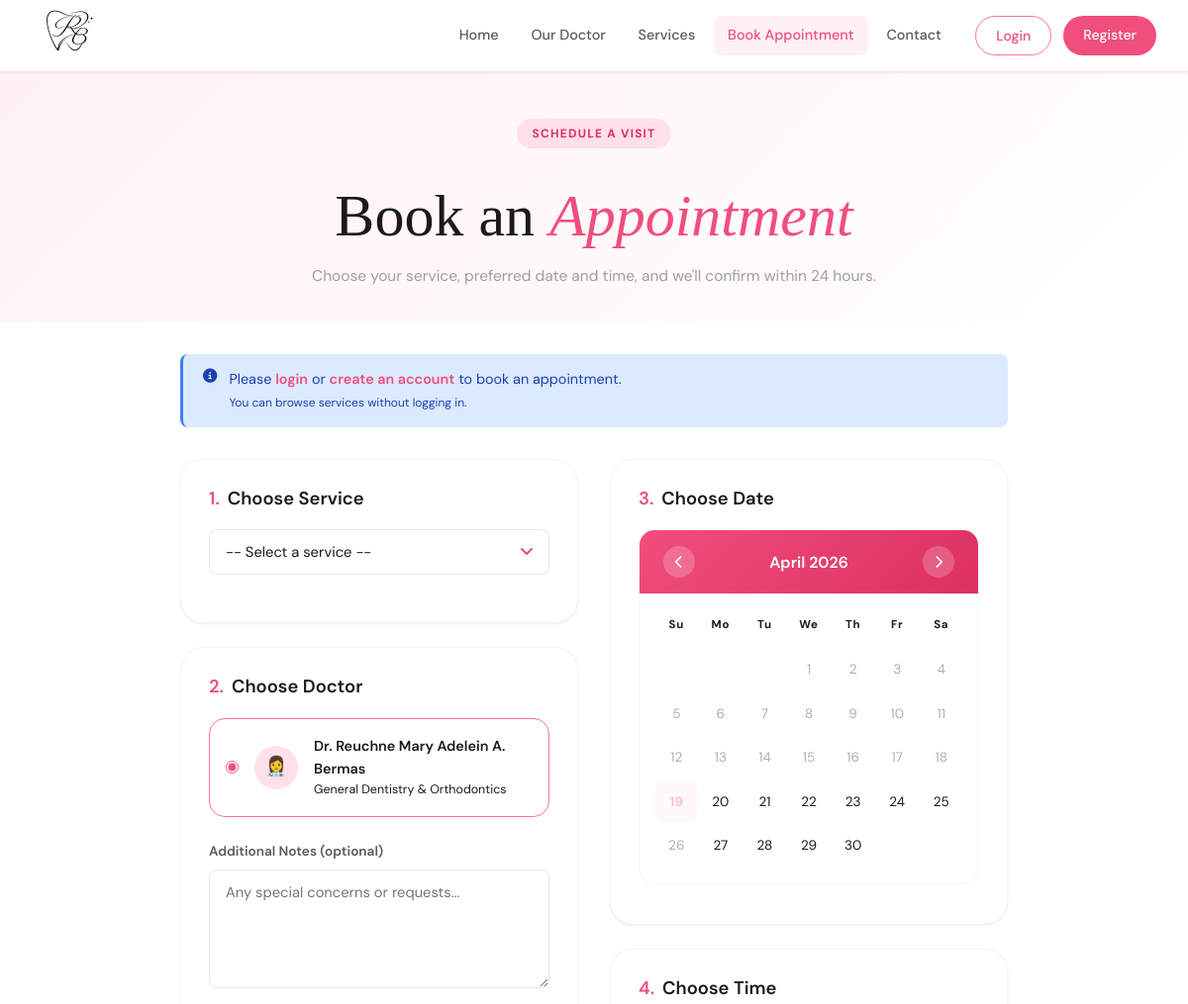
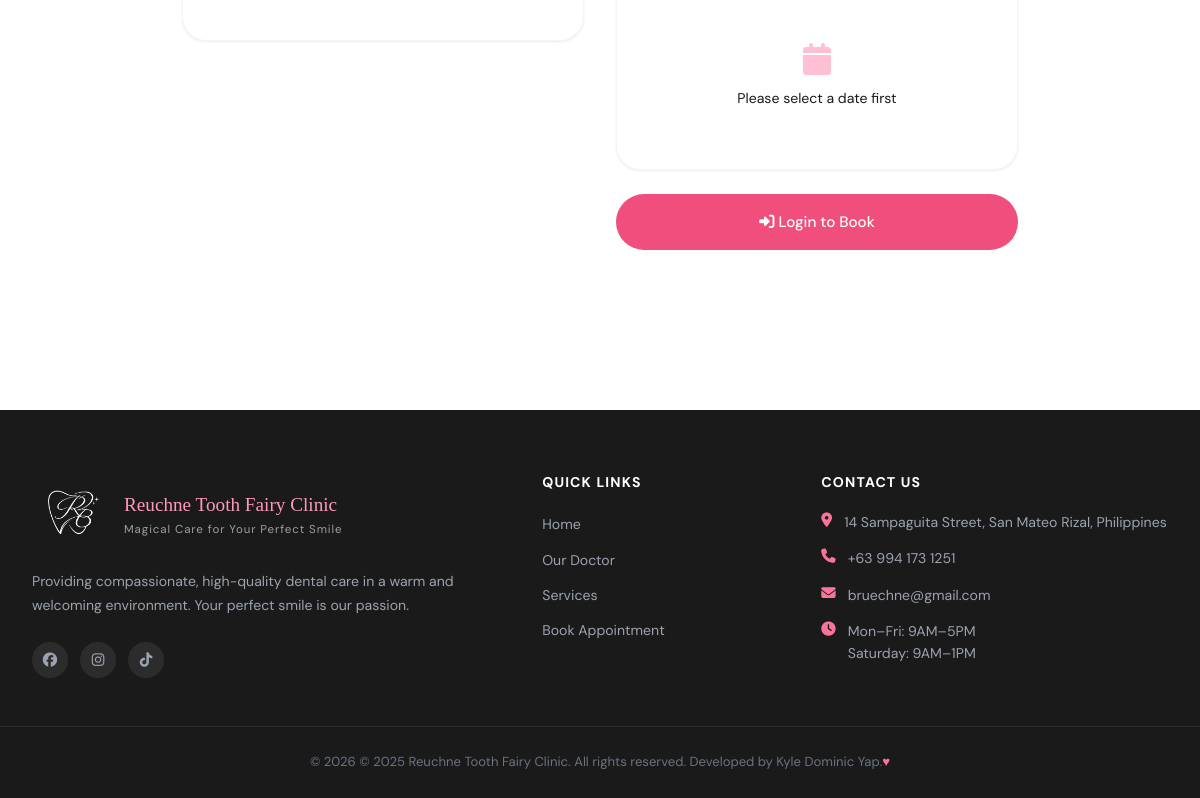
Page /pages/book.php on the committed database (2 pictures, top to bottom).
### tables this page shows
CREATE TABLE users (
    id INT AUTO_INCREMENT PRIMARY KEY,
    username VARCHAR(100) NOT NULL UNIQUE,
    email VARCHAR(150) NOT NULL UNIQUE,
    password VARCHAR(255) NOT NULL,
    role ENUM('admin','doctor','patient') NOT NULL DEFAULT 'patient',
    is_active TINYINT(1) DEFAULT 1,
    created_at TIMESTAMP DEFAULT CURRENT_TIMESTAMP,
    updated_at TIMESTAMP DEFAULT CURRENT_TIMESTAMP ON UPDATE CURRENT_TIMESTAMP
);

CREATE TABLE doctor_profiles (
    id INT AUTO_INCREMENT PRIMARY KEY,
    user_id INT NOT NULL,
    full_name VARCHAR(200) NOT NULL,
    specialty VARCHAR(200),
    education TEXT,
    bio TEXT,
    mission TEXT,
    vision TEXT,
    experience_years INT DEFAULT 0,
    qualifications TEXT,
    profile_photo VARCHAR(255),
    gallery_photos TEXT COMMENT 'JSON array of image paths',
    is_featured TINYINT(1) DEFAULT 0,
    created_at TIMESTAMP DEFAULT CURRENT_TIMESTAMP,
    FOREIGN KEY (user_id) REFERENCES users(id) ON DELETE CASCADE
);

### includes/auth.php (called while the page is built, shortened)
<?php
function isLoggedIn() {
    return isset($_SESSION['user_id']) && !empty($_SESSION['user_id']);
}
function sanitize($input) {
    return htmlspecialchars(strip_tags(trim($input)));
}

### pages/book.php (the view, shortened to what this page needs)
<?php
require_once __DIR__ . '/../includes/auth.php';
$db = getDB();
$doctors  = $db->query("SELECT u.id, dp.full_name, dp.specialty FROM users u JOIN doctor_profiles dp ON u.id=dp.user_id WHERE u.role='doctor' AND u.is_active=1")->fetch_all(MYSQLI_ASSOC);
require_once __DIR__ . '/../includes/header.php';
?>
<div style="padding-top:calc(72px + 3rem);background:linear-gradient(135deg,var(--pink-50),white);padding-bottom:2rem">
    <div class="container">
        <div style="text-align:center">
            <span class="section-label">Schedule a Visit</span>
            <h1 class="mt-2">Book an <em style="color:var(--pink-500)">Appointment</em></h1>
            <p style="color:var(--gray-500);margin-top:0.75rem">Choose your service, preferred date and time, and we'll confirm within 24 hours.</p>
        </div>
    </div>
</div>
<section class="section" style="padding-top:2rem">
    <div class="container" style="max-width:900px">
        <?php if (!isLoggedIn()): ?>
        <div class="alert alert-info" style="margin-bottom:2rem">
            <i class="fas fa-info-circle"></i>
            <div>Please <a href="<?= BASE_URL ?>/pages/login.php" style="color:var(--pink-500);font-weight:600">login</a> or <a href="<?= BASE_URL ?>/pages/register.php" style="color:var(--pink-500);font-weight:600">create an account</a> to book an appointment.
            <br><small>You can browse services without logging in.</small></div>
        </div>
        <?php endif; ?>
        <form method="POST" action="" <?= !isLoggedIn() ? 'onsubmit="alert(\'Please login first\');return false;"' : '' ?>>
            <div style="display:grid;grid-template-columns:1fr 1fr;gap:2rem" class="responsive-grid-1">
                <div>
                    <div class="card" style="padding:1.75rem;margin-bottom:1.5rem">
                        <h4 style="margin-bottom:1.25rem;display:flex;align-items:center;gap:0.5rem">
                            <span style="color:var(--pink-500)">1.</span> Choose Service
                        </h4>
                        <div class="form-group mb-0">
                            <select name="service_id" id="service_id" class="form-control" required>
                                <option value="">-- Select a service --</option>
                            </select>
                        </div>
                    </div>
                    <div class="card" style="padding:1.75rem">
                        <h4 style="margin-bottom:1.25rem;display:flex;align-items:center;gap:0.5rem">
                            <span style="color:var(--pink-500)">2.</span> Choose Doctor
                        </h4>
                        <?php foreach ($doctors as $doc): ?>
                        <label style="display:flex;align-items:center;gap:1rem;padding:1rem;border:1.5px solid var(--gray-200);border-radius:var(--radius-md);cursor:pointer;margin-bottom:0.75rem;transition:all 0.2s" class="doctor-radio-label">
                            <input type="radio" name="doctor_id" id="doctor_id" value="<?= $doc['id'] ?>" <?= $doc['id'] == 2 ? 'checked' : '' ?> style="accent-color:var(--pink-500)">
                            <div style="width:44px;height:44px;border-radius:50%;background:var(--pink-100);display:flex;align-items:center;justify-content:center;font-size:1.2rem;flex-shrink:0">👩‍⚕️</div>
                            <div>
                                <div style="font-weight:600;font-size:0.9rem"><?= sanitize($doc['full_name']) ?></div>
                                <div style="font-size:0.78rem;color:var(--gray-400)"><?= sanitize($doc['specialty']) ?></div>
                            </div>
                        </label>
                        <?php endforeach; ?>
                        <div class="form-group mt-3">
                            <label class="form-label">Additional Notes (optional)</label>
                            <textarea name="patient_notes" class="form-control" rows="3" placeholder="Any special concerns or requests..."></textarea>
                        </div>
                    </div>
                </div>
                <div>
                    <div class="card" style="padding:1.75rem;margin-bottom:1.5rem">
                        <h4 style="margin-bottom:1.25rem;display:flex;align-items:center;gap:0.5rem">
                            <span style="color:var(--pink-500)">3.</span> Choose Date
                        </h4>
                        <div class="calendar-wrapper">
                            <div class="calendar-header">
                                <button type="button" class="calendar-nav" id="calPrev"><i class="fas fa-chevron-left"></i></button>
                                <h3 id="calMonth"></h3>
                                <button type="button" class="calendar-nav" id="calNext"><i class="fas fa-chevron-right"></i></button>
                            </div>
                            <div class="calendar-grid">
                                <div class="calendar-days">
                                    <?php foreach (['Su','Mo','Tu','We','Th','Fr','Sa'] as $d): ?>
                                    <div class="calendar-day-label"><?= $d ?></div>
                                    <?php endforeach; ?>
                                </div>
                                <div class="calendar-cells" id="calCells"></div>
                            </div>
                        </div>
                    </div>
                    <div class="card" style="padding:1.75rem">
                        <h4 style="margin-bottom:1rem;display:flex;align-items:center;gap:0.5rem">
                            <span style="color:var(--pink-500)">4.</span> Choose Time
                        </h4>
                        <div id="timeSlots" style="color:var(--gray-400);font-size:0.88rem">
                            <div style="text-align:center;padding:2rem">
                                <i class="fas fa-calendar" style="font-size:2rem;color:var(--pink-200);display:block;margin-bottom:0.75rem"></i>
                                Please select a date first
                            </div>
                        </div>
                    </div>
                    <?php if (isLoggedIn()): ?>
                    <button type="submit" class="btn-primary w-full mt-3" style="padding:1rem">
                        <i class="fas fa-calendar-check"></i> Confirm Booking
                    </button>
                    <?php else: ?>
                    <a href="<?= BASE_URL ?>/pages/login.php" class="btn-primary w-full mt-3" style="padding:1rem;text-align:center;display:block">
                        <i class="fas fa-sign-in-alt"></i> Login to Book
                    </a>
                    <?php endif; ?>
                </div>
            </div>
        </form>
    </div>
</section>
<?php require_once __DIR__ . '/../includes/footer.php'; ?>

### assets/css/main.css (style rules this page uses)
:root { --pink-50: #fff0f4; --pink-100: #ffe0e9; --pink-200: #ffc0d3; --pink-300: #ff99b8; --pink-400: #f9739a; --pink-500: #f04e7d; --pink-600: #dc3060; --pink-700: #b8204a; --white: #ffffff; --gray-50: #fafafa; --gray-100: #f5f5f5; --gray-200: #e8e8e8; --gray-300: #d0d0d0; --gray-500: #9e9e9e; --gray-700: #5a5a5a; --gray-900: #1a1a1a; --shadow-sm: 0 1px 3px rgba(240,78,125,0.08), 0 1px 2px rgba(0,0,0,0.04); --shadow-md: 0 4px 16px rgba(240,78,125,0.12), 0 2px 4px rgba(0,0,0,0.06); --shadow-lg: 0 10px 40px rgba(240,78,125,0.16), 0 4px 12px rgba(0,0,0,0.08); --shadow-xl: 0 24px 64px rgba(240,78,125,0.18); --radius-sm: 8px; --radius-md: 16px; --radius-lg: 24px; --radius-xl: 32px; --font-display: 'Cormorant Garamond', 'Playfair Display', Georgia, serif; --font-body: 'DM Sans', system-ui, sans-serif; --transition: all 0.3s cubic-bezier(0.4, 0, 0.2, 1); }
*, *::before, *::after { box-sizing: border-box; margin: 0; padding: 0; }
html { scroll-behavior: smooth; }
body { font-family: var(--font-body); color: var(--gray-900); background: var(--white); line-height: 1.6; overflow-x: hidden; }
h1,h2,h3,h4,h5 { font-family: var(--font-display); line-height: 1.2; }
h1 { font-size: clamp(2.4rem, 5vw, 4rem); font-weight: 400; }
h3 { font-size: clamp(1.3rem, 2.5vw, 1.8rem); font-weight: 500; }
h4 { font-size: 1.15rem; font-weight: 600; font-family: var(--font-body); }
p { color: var(--gray-700); font-size: 0.97rem; line-height: 1.75; }
a { text-decoration: none; color: inherit; }
.btn-primary { display: inline-flex; align-items: center; gap: 0.5rem; padding: 0.85rem 2rem; border-radius: 50px; background: var(--pink-500); color: white; font-family: var(--font-body); font-size: 0.95rem; font-weight: 500; border: none; cursor: pointer; transition: var(--transition); text-decoration: none; }
.section { padding: 6rem 0; }
.container { max-width: 1200px; margin: 0 auto; padding: 0 2rem; }
.section-label { display: inline-block; background: var(--pink-100); color: var(--pink-600); font-size: 0.75rem; font-weight: 700; padding: 0.35rem 1rem; border-radius: 50px; letter-spacing: 0.1em; text-transform: uppercase; margin-bottom: 1rem; }
.card { background: white; border-radius: var(--radius-lg); box-shadow: var(--shadow-sm); border: 1px solid var(--gray-100); overflow: hidden; transition: var(--transition); }
.form-group { margin-bottom: 1.25rem; }
.form-label { display: block; font-size: 0.85rem; font-weight: 600; color: var(--gray-700); margin-bottom: 0.5rem; }
.form-control { width: 100%; padding: 0.75rem 1rem; border-radius: var(--radius-sm); border: 1.5px solid var(--gray-200); background: white; font-family: var(--font-body); font-size: 0.92rem; color: var(--gray-900); transition: var(--transition); outline: none; }
textarea.form-control { resize: vertical; min-height: 120px; }
select.form-control { cursor: pointer; appearance: none; background-repeat: no-repeat; background-position: right 1rem center; padding-right: 2.5rem; }
.alert { padding: 0.9rem 1.25rem; border-radius: var(--radius-sm); margin-bottom: 1rem; font-size: 0.9rem; display: flex; align-items: flex-start; gap: 0.75rem; }
.alert i { margin-top: 1px; flex-shrink: 0; }
.alert-info { background: #dbeafe; color: #1e40af; border-left: 3px solid #3b82f6; }
.calendar-wrapper { background: white; border-radius: var(--radius-md); overflow: hidden; border: 1px solid var(--gray-100); }
.calendar-header { background: linear-gradient(135deg, var(--pink-500), var(--pink-600)); color: white; padding: 1rem 1.5rem; display: flex; align-items: center; justify-content: space-between; }
.calendar-header h3 { font-family: var(--font-body); font-size: 1rem; font-weight: 600; }
.calendar-nav { background: rgba(255,255,255,0.2); border: none; color: white; width: 32px; height: 32px; border-radius: 50%; cursor: pointer; transition: var(--transition); display: flex; align-items: center; justify-content: center; }
.calendar-grid { padding: 1rem; }
.calendar-days { display: grid; grid-template-columns: repeat(7,1fr); gap: 2px; margin-bottom: 0.5rem; }
.calendar-day-label { text-align: center; font-size: 0.72rem; font-weight: 700; color: var(--gray-400); letter-spacing: 0.06em; padding: 0.4rem; }
.calendar-cells { display: grid; grid-template-columns: repeat(7,1fr); gap: 2px; }
.mt-2 { margin-top: 1rem; }
.mt-3 { margin-top: 1.5rem; }
.w-full { width: 100%; }

### rows in the picture
doctor_profiles: full_name "Dr. Reuchne Mary Adelein A. Bermas", specialty "General Dentistry & Orthodontics"
users: doctor_id "☑ 👩‍⚕️ Dr. Reuchne Mary Adelein"

### other values in the picture
$d "Su"
$d "Mo"
$d "Tu"
$d "We"
$d "Th"
$d "Fr"
$d "Sa"
